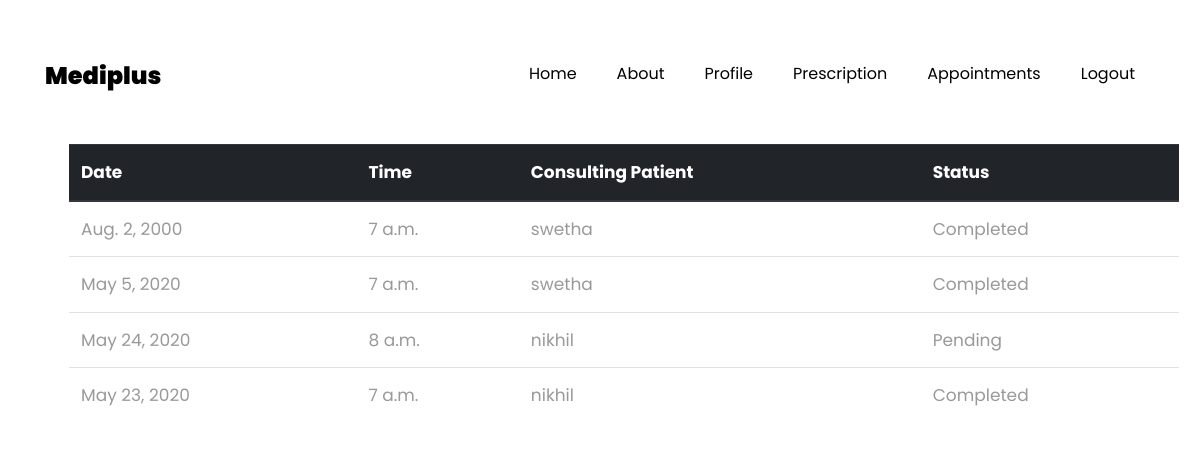
Page /DoctorAppointments/ (signed in) on the committed database.
### core/models.py (models this page shows, shortened)
class Appointment(models.Model):
    status_choices=(
        ('Completed','Completed'),
        ('Pending','Pending'),
    )
    patient=models.ForeignKey(Patient,on_delete=models.CASCADE)
    doctor=models.ForeignKey(Doctor,on_delete=models.CASCADE)
    Time=models.TimeField()
    Date=models.DateField()
    status=models.CharField(choices=status_choices,max_length=300)

class Patient(models.Model):
    user=models.OneToOneField(Users,on_delete=models.CASCADE,primary_key=True)
    def __str__(self):
        return self.user.username

class Users(AbstractUser):
    PATIENT=1
    DOCTOR=2
    HR=3
    RECEPTIONIST=4
    ROLE_CHOICES = (
        (PATIENT, 'Patient'),
        (DOCTOR, 'Doctor'),
        (HR,'HR'),
        (RECEPTIONIST,'Receptionist')
    )
    GENDER_CHOICES = (
        ('M', 'Male'),
        ('F', 'Female'),
        ('O', 'Other'),
    )
    role = models.PositiveSmallIntegerField(choices=ROLE_CHOICES,null=True,blank=True)
    gender = models.CharField(max_length=1, choices=GENDER_CHOICES)
    age=models.IntegerField(null=True,blank=True)
    phoneno=models.BigIntegerField(null=True,blank=True)
    address=models.TextField(null=True,blank=True)

### core/views.py (the view)
# urls.py: path('DoctorAppointments/',views.DoctorAppointments,name='DoctorAppointments'),
def DoctorAppointments(request):
    doctor=Doctor.objects.get(user=request.user)
    appointments=Appointment.objects.filter(doctor=doctor)
    return render(request,'Doctor_Appointments.html',{'appointments':appointments})

### core/templates/Doctor_Appointments.html (shortened to what this page needs)
{% extends 'base.html' %}
{% load static %}
{% block content %}
<div class='container mt-5'>
    <table class="table">
        <thead class="thead-dark">
            <tr>
            <th scope="col">Date</th>
            <th scope="col">Time</th>
            <th scope="col">Consulting Patient</th>
            <th scope='col'>Status</th>
            </tr>
        </thead>
        <tbody>
            <tr>
            {% for appointment in appointments %}
            <td>{{appointment.Date}}</td>
            <td>{{appointment.Time}}</td>
            <td>{{appointment.patient}}</td>
            <td>{{appointment.status}}</td>
            </tr>
            {% endfor %}
        </tbody>
    </table>
</div>
{% endblock %}

### rows in the picture
Appointment: Date "Aug. 2, 2000", Time "7 a.m.", patient "swetha", status "Completed"
Appointment: Date "May 5, 2020", Time "7 a.m.", patient "swetha", status "Completed"
Appointment: Date "May 24, 2020", Time "8 a.m.", patient "nikhil", status "Pending"
Appointment: Date "May 23, 2020", Time "7 a.m.", patient "nikhil", status "Completed"
